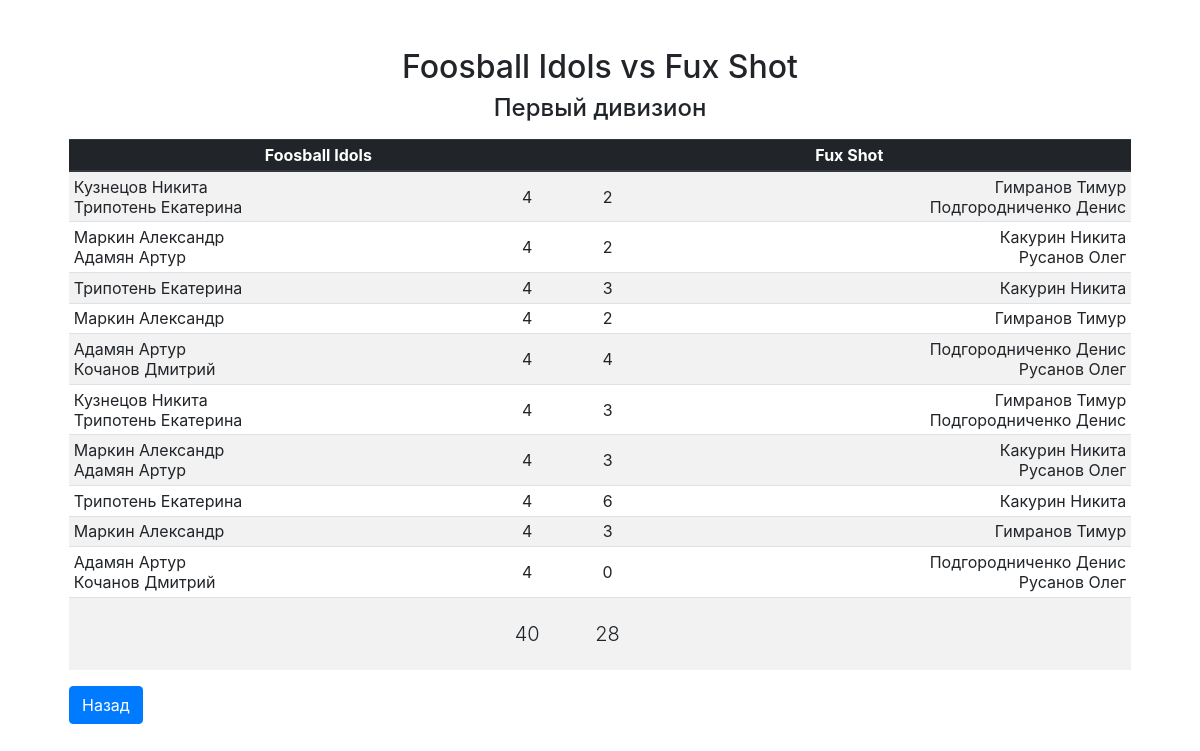
Screenshot of /match.php?id=75 with the database file from the repository.
### tables this page shows
CREATE TABLE tournaments (tournament_id integer primary key autoincrement, tournament_name text, tournament_rounds integer, tournament_description text);

CREATE TABLE games (game_id integer primary key, match_id references matches(match_id), player_id11 references players(player_id), player_id12 references players(player_id), player_id21 references players(player_id), player_id22 references players(player_id), score1 integer, score2 integer);

CREATE TABLE players (player_id integer primary key autoincrement, first_name text, second_name text);

CREATE TABLE matches (match_id integer primary key autoincrement, season_id references seasons(season_id), tournament_id references tournaments(tournament_id), team_id1 references teams(team_id), team_id2 references teams(team_id), sets_won1 integer, sets_won2 integer, points_1 integer, points_2 integer);

### inc/functions.php (called while the page is built, shortened)
<?php
function find_player_name_by_id($player_id, $players_query) {
	foreach ($players_query as $player)
		if ($player['id'] == $player_id)
			return ($player['second_name'] . " " . $player['first_name']);
	return ("Т");
}

### match.php (the view, shortened to what this page needs)
<?php
	require_once __DIR__ . "/inc/bootstrap.php";
	require_once __DIR__ . "/inc/layout/head.php";
	$match_id = isset($_GET['id']) ? $_GET['id'] : NULL;
	if ($match_id) {
		$sth = $db->prepare("select
				m.match_id as match_id,
				m.season_id as season_id,
				m.tournament_id as tournament_id,
				ht.team_name_long as home_team,
				at.team_name_long as away_team,
				m.sets_won1 as home_score,
				m.sets_won2 as away_score
				from matches as m
				inner join teams as ht on ht.team_id = m.team_id1
				inner join teams as at on at.team_id = m.team_id2
				where match_id = ?");
		$sth->execute(array($match_id));
		$match = $sth->fetch();
		$sth = $db->prepare("select * from games where match_id = :id");
		$sth->bindValue(":id", $match_id, PDO::PARAM_INT);
		$sth->execute();
		$games = $sth->fetchAll();
		$sth = $db->prepare("select id, first_name, second_name from rosters inner join players on rosters.player_id = players.player_id");
		$sth->execute();
		$players = $sth->fetchAll();
		$sth = $db->prepare("select tournament_description as name from tournaments where tournament_id = :id");
		$sth->bindValue(":id", $match['tournament_id'], PDO::PARAM_INT);
		$sth->execute();
		$tournament_name = $sth->fetch()["name"];
	}
?>
<body class="pt-5">
<main role="main" class="container">
  	<div class="starter-template pt-0">
  		<?php if (!$match_id || !sizeof($games)): ?>
	    	<h2>Матч не найден</h2>
  			<p>К сожалению, матч не найден. Пожалуйста, вернитесь на главную страницу.</p>
  		<?php else: ?>
    	<h2><?php echo $match['home_team'] . " vs " . $match['away_team']; ?></h2>
    	<h4><?php echo $tournament_name ?></h4>
    	<table class="table table-striped table-sm mt-3" id="match">
    		<thead class="thead-dark">
    			<th colspan="2"><?php echo $match['home_team'] ?></th>
    			<th colspan="2"><?php echo $match['away_team']; ?></th>
    		</thead>
    		<tbody>
    			<?php if (sizeof($games) == 12): ?>
    				<?php for ($i = 0; $i < 12; $i += 2): ?>
    					<tr>
					   		<td class="text-left">
					   			<?php
					   				echo find_player_name_by_id($games[$i]['player_id11'], $players);
					   				if ($games[$i]['player_id12'])
					   					echo "<br>" . find_player_name_by_id($games[$i]['player_id12'], $players);
				   				?>
				   			</td>
					   		<td>
					   			<?php echo "<p class='mb-1'>" . $games[$i]['score1'] . "</p>"; ?>
					   			<?php echo "<p class='m-0'>" . $games[$i + 1]['score1'] . "</p>"; ?>
					   		</td>
					   		<td>
					   			<?php echo "<p class='mb-1'>" . $games[$i]['score2'] . "</p>"; ?>
					   			<?php echo "<p class='m-0'>" . $games[$i + 1]['score2'] . "</p>"; ?>
					   		</td>
					   		<td class="text-right">
					   			<?php
					   				echo find_player_name_by_id($games[$i]['player_id21'], $players);
					   				if ($games[$i]['player_id22'])
					   					echo "<br>" . find_player_name_by_id($games[$i]['player_id22'], $players);
				   				?>
					   		</td>
    					</tr>
    				<?php endfor; ?>
    			<?php elseif (sizeof($games)): ?>
    				<?php foreach ($games as $game): ?>
    					<tr>
					   		<td class="text-left">
					   			<?php
					   				echo find_player_name_by_id($game['player_id11'], $players);
					   				if ($game['player_id12'])
					   					echo "<br>" . find_player_name_by_id($game['player_id12'], $players);
				   				?>
				   			</td>
					   		<td>
					   			<?php echo $game['score1']; ?>
					   		</td>
					   		<td>
					   			<?php echo $game['score2']; ?>
					   		</td>
					   		<td class="text-right">
					   			<?php
					   				echo find_player_name_by_id($game['player_id21'], $players);
					   				if ($game['player_id22'])
					   					echo "<br>" . find_player_name_by_id($game['player_id22'], $players);
				   				?>
					   		</td>
    					</tr>
    				<?php endforeach; ?>
    			<?php endif; ?>
			   	<tr>
			   		<td></td>
			   		<td class="py-4">
						<output id="t1score" class="lead"><?php echo $match['home_score']; ?></output>
					</td>
			   		<td class="py-4">
			   			<output id="t2score" class="lead"><?php echo $match['away_score']; ?></output>
			   		</td>
			   		<td></td>
			   	</tr>
    		</tbody>
    	</table>
	    <?php endif; ?>
    	<div class="text-left">
			<a href="/" class="btn btn-primary">Назад</a>
		</div>
  	</div>
</main>
</body>
</html>

### inc/css/custom.css (style rules this page uses)
body { padding-top: 0; }
.starter-template { position: relative; padding: 3rem 1.5rem; text-align: center; }
.table td, .table th { text-align: center; vertical-align: middle; font-size: 12px; }
@media (min-width: 576px) { .table td, .table th { font-size: 1rem; } }

### rows the page displays
tournaments: tournament_description "Первый дивизион"
games: player_id11.first_name "Кузнецов Никита", player_id12.first_name "Трипотень Екатерина", score1 "4", score2 "2", player_id21.first_name "Гимранов Тимур", player_id22.first_name "Подгородниченко Денис"
games: player_id11.first_name "Маркин Александр", player_id12.first_name "Адамян Артур", score1 "4", score2 "2", player_id21.first_name "Какурин Никита", player_id22.first_name "Русанов Олег"
games: player_id11.first_name "Трипотень Екатерина", score1 "4", score2 "3", player_id21.first_name "Какурин Никита"
games: player_id11.first_name "Маркин Александр", score1 "4", score2 "2", player_id21.first_name "Гимранов Тимур"
games: player_id11.first_name "Адамян Артур", player_id12.first_name "Кочанов Дмитрий", score1 "4", score2 "4", player_id21.first_name "Подгородниченко Денис", player_id22.first_name "Русанов Олег"
games: player_id11.first_name "Кузнецов Никита", player_id12.first_name "Трипотень Екатерина", score1 "4", score2 "3", player_id21.first_name "Гимранов Тимур", player_id22.first_name "Подгородниченко Денис"
games: player_id11.first_name "Маркин Александр", player_id12.first_name "Адамян Артур", score1 "4", score2 "3", player_id21.first_name "Какурин Никита", player_id22.first_name "Русанов Олег"
games: player_id11.first_name "Трипотень Екатерина", score1 "4", score2 "6", player_id21.first_name "Какурин Никита"
games: player_id11.first_name "Маркин Александр", score1 "4", score2 "3", player_id21.first_name "Гимранов Тимур"
games: player_id11.first_name "Адамян Артур", player_id12.first_name "Кочанов Дмитрий", score1 "4", score2 "0", player_id21.first_name "Подгородниченко Денис", player_id22.first_name "Русанов Олег"
matches: sets_won1 "40", sets_won2 "28"

### other values shown
$match['home_team'] "Foosball Idols"
$match['away_team'] "Fux Shot"
